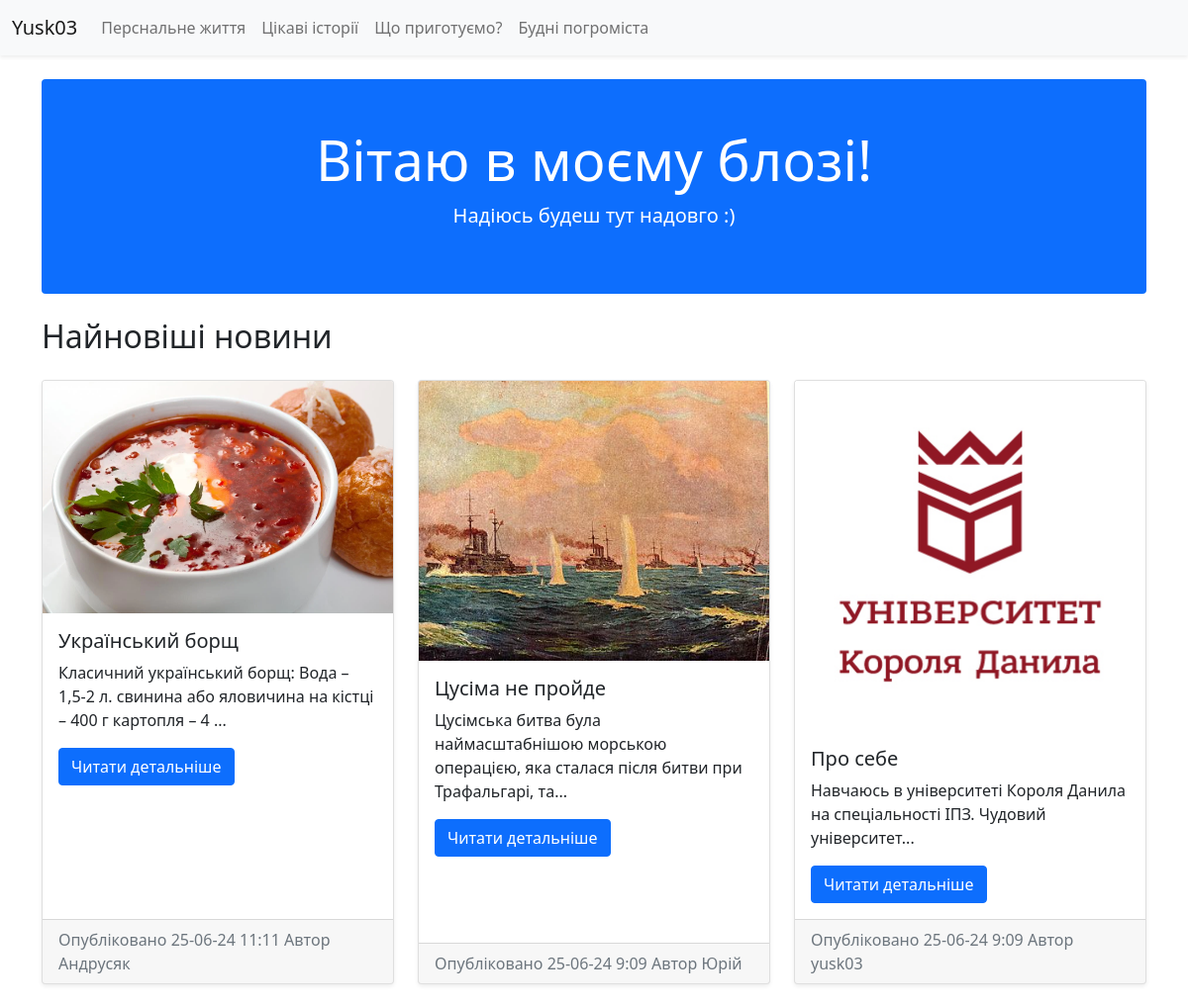
The page / on the database its author committed.
### blog/models.py (models this page shows, shortened)
class Topic(models.Model):
    name = models.CharField(max_length=100)

class News(models.Model):
    title = models.CharField(max_length=200)
    author = models.CharField(max_length=100)
    content = models.TextField()
    date_published = models.DateTimeField(auto_now_add=True)
    image = models.ImageField(upload_to='news_images/', blank=True, null=True)
    topic = models.ForeignKey(Topic, on_delete=models.CASCADE)

### blog/views.py (the view)
# urls.py: path('', views.home, name='home'),
def home(request):
    topics = Topic.objects.all()
    news = News.objects.all().order_by('-date_published')
    return render(request, 'blog/home.html', {'topics': topics, 'news': news})

### blog/templates/blog/home.html
{% extends 'blog/base.html' %}
{% block content %}
<div class="bg-primary text-white text-center p-5 mb-4 rounded">
  <h1 class="display-4">Вітаю в моєму блозі!</h1>
  <p class="lead">Надіюсь будеш тут надовго :)</p>
</div>
<h2 class="mb-4">Найновіші новини</h2>
<div class="row">
  {% for news_item in news %}
  <div class="col-md-4 mb-4">
    <div class="card h-100 shadow-sm">
      {% if news_item.image %}
      <img src="{{ news_item.image.url }}" class="card-img-top" alt="{{ news_item.title }}">
      {% endif %}
      <div class="card-body">
        <h5 class="card-title">{{ news_item.title }}</h5>
        <p class="card-text">{{ news_item.content|slice:":100" }}...</p>
        <a href="{% url 'news_detail' news_item.topic.id %}" class="btn btn-primary">Читати детальніше</a>
      </div>
      <div class="card-footer text-muted">
        Опубліковано {{ news_item.date_published|date:"d-m-y g:h" }} Автор {{ news_item.author }}
      </div>
    </div>
  </div>
  {% endfor %}
</div>
{% endblock %}

### blog/templates/blog/base.html (shortened to what this page needs)
<!DOCTYPE html>
<html lang="en">
<head>
  <link href="https://cdn.jsdelivr.net/npm/bootstrap@5.0.2/dist/css/bootstrap.min.css" rel="stylesheet">
</head>
<body>
<nav class="navbar navbar-expand-lg navbar-light bg-light shadow-sm">
  <div class="container-fluid">
    <a class="navbar-brand" href="{% url 'home' %}">Yusk03</a>
    <div class="collapse navbar-collapse" id="navbarNav">
      <ul class="navbar-nav me-auto mb-2 mb-lg-0">
        {% for topic in topics %}
        <li class="nav-item">
          <a class="nav-link" href="{% url 'topic_news' topic.id %}">{{ topic.name }}</a>
        </li>
        {% endfor %}
      </ul>
    </div>
  </div>
</nav>
<div class="container mt-4">
  {% block content %}
  {% endblock %}
</div>
</body>
</html>

### rows shown on the page
Topic: name "Перснальне життя"
Topic: name "Цікаві історії"
Topic: name "Що приготуємо?"
Topic: name "Будні погроміста"
News: image (picture), title "Український борщ", content "Класичний український борщ: Вода – 1,5-2 л. свинина або яловичина на кістці – 400 г картопля – 4", date_published "25-06-24 11:11", author "Андрусяк"
News: image (picture), title "Цусіма не пройде", content "Цусімська битва була наймасштабнішою морською операцією, яка сталася після битви при Трафальгарі, та", date_published "25-06-24 9:09", author "Юрій"
News: image (picture), title "Про себе", content "Навчаюсь в університеті Короля Данила на спеціальності ІПЗ. Чудовий університет", date_published "25-06-24 9:09", author "yusk03"
